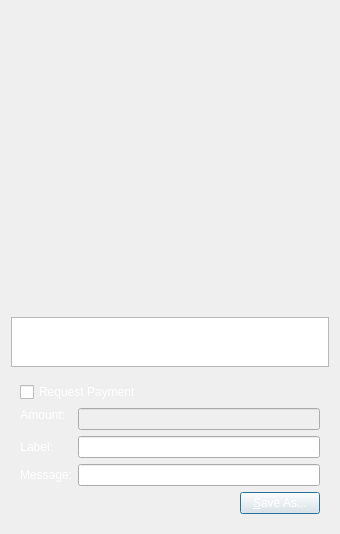
<?xml version="1.0" encoding="UTF-8"?>
<ui version="4.0">
 <class>QRCodeDialog</class>
 <widget class="QDialog" name="QRCodeDialog">
  <property name="geometry">
   <rect>
    <x>0</x>
    <y>0</y>
    <width>340</width>
    <height>530</height>
   </rect>
  </property>
  <property name="windowTitle">
   <string>QR Code Dialog</string>
  </property>
  <property name="styleSheet">
   <string notr="true">background-image: url(:/images/splash);
color: rgb(255, 255, 255);</string>
  </property>
  <layout class="QVBoxLayout" name="verticalLayout_3">
   <item>
    <widget class="QLabel" name="lblQRCode">
     <property name="sizePolicy">
      <sizepolicy hsizetype="Expanding" vsizetype="Expanding">
       <horstretch>0</horstretch>
       <verstretch>0</verstretch>
      </sizepolicy>
     </property>
     <property name="minimumSize">
      <size>
       <width>300</width>
       <height>300</height>
      </size>
     </property>
     <property name="styleSheet">
      <string notr="true">color: rgb(255, 255, 255);</string>
     </property>
     <property name="textFormat">
      <enum>Qt::PlainText</enum>
     </property>
     <property name="alignment">
      <set>Qt::AlignCenter</set>
     </property>
     <property name="wordWrap">
      <bool>true</bool>
     </property>
    </widget>
   </item>
   <item>
    <widget class="QPlainTextEdit" name="outUri">
     <property name="sizePolicy">
      <sizepolicy hsizetype="Expanding" vsizetype="Minimum">
       <horstretch>0</horstretch>
       <verstretch>0</verstretch>
      </sizepolicy>
     </property>
     <property name="minimumSize">
      <size>
       <width>0</width>
       <height>50</height>
      </size>
     </property>
     <property name="styleSheet">
      <string notr="true">color: rgb(255, 255, 255);</string>
     </property>
     <property name="tabChangesFocus">
      <bool>true</bool>
     </property>
     <property name="textInteractionFlags">
      <set>Qt::TextSelectableByKeyboard|Qt::TextSelectableByMouse</set>
     </property>
    </widget>
   </item>
   <item>
    <widget class="QWidget" name="widget" native="true">
     <layout class="QVBoxLayout" name="verticalLayout_2">
      <item>
       <widget class="QCheckBox" name="chkReqPayment">
        <property name="enabled">
         <bool>true</bool>
        </property>
        <property name="styleSheet">
         <string notr="true">color: rgb(255, 255, 255);</string>
        </property>
        <property name="text">
         <string>Request Payment</string>
        </property>
       </widget>
      </item>
      <item>
       <layout class="QFormLayout" name="formLayout">
        <property name="fieldGrowthPolicy">
         <enum>QFormLayout::AllNonFixedFieldsGrow</enum>
        </property>
        <item row="1" column="0">
         <widget class="QLabel" name="lblLabel">
          <property name="styleSheet">
           <string notr="true">color: rgb(255, 255, 255);</string>
          </property>
          <property name="text">
           <string>Label:</string>
          </property>
          <property name="textFormat">
           <enum>Qt::PlainText</enum>
          </property>
          <property name="alignment">
           <set>Qt::AlignRight|Qt::AlignTrailing|Qt::AlignVCenter</set>
          </property>
          <property name="buddy">
           <cstring>lnLabel</cstring>
          </property>
         </widget>
        </item>
        <item row="1" column="1">
         <widget class="QLineEdit" name="lnLabel">
          <property name="styleSheet">
           <string notr="true">color: rgb(255, 255, 255);</string>
          </property>
         </widget>
        </item>
        <item row="2" column="0">
         <widget class="QLabel" name="lblMessage">
          <property name="styleSheet">
           <string notr="true">color: rgb(255, 255, 255);</string>
          </property>
          <property name="text">
           <string>Message:</string>
          </property>
          <property name="textFormat">
           <enum>Qt::PlainText</enum>
          </property>
          <property name="alignment">
           <set>Qt::AlignRight|Qt::AlignTrailing|Qt::AlignVCenter</set>
          </property>
          <property name="buddy">
           <cstring>lnMessage</cstring>
          </property>
         </widget>
        </item>
        <item row="2" column="1">
         <widget class="QLineEdit" name="lnMessage">
          <property name="styleSheet">
           <string notr="true">color: rgb(255, 255, 255);</string>
          </property>
         </widget>
        </item>
        <item row="0" column="0">
         <widget class="QLabel" name="lblAmount">
          <property name="sizePolicy">
           <sizepolicy hsizetype="Preferred" vsizetype="Maximum">
            <horstretch>0</horstretch>
            <verstretch>0</verstretch>
           </sizepolicy>
          </property>
          <property name="styleSheet">
           <string notr="true">color: rgb(255, 255, 255);</string>
          </property>
          <property name="text">
           <string>Amount:</string>
          </property>
          <property name="textFormat">
           <enum>Qt::PlainText</enum>
          </property>
          <property name="alignment">
           <set>Qt::AlignRight|Qt::AlignTrailing|Qt::AlignVCenter</set>
          </property>
          <property name="buddy">
           <cstring>lnReqAmount</cstring>
          </property>
         </widget>
        </item>
        <item row="0" column="1">
         <widget class="BitcoinAmountField" name="lnReqAmount">
          <property name="enabled">
           <bool>false</bool>
          </property>
          <property name="minimumSize">
           <size>
            <width>80</width>
            <height>0</height>
           </size>
          </property>
          <property name="styleSheet">
           <string notr="true">color: rgb(255, 255, 255);</string>
          </property>
         </widget>
        </item>
       </layout>
      </item>
      <item>
       <layout class="QHBoxLayout" name="horizontalLayout">
        <item>
         <spacer name="horizontalSpacer">
          <property name="orientation">
           <enum>Qt::Horizontal</enum>
          </property>
          <property name="sizeHint" stdset="0">
           <size>
            <width>40</width>
            <height>20</height>
           </size>
          </property>
         </spacer>
        </item>
        <item>
         <widget class="QPushButton" name="btnSaveAs">
          <property name="styleSheet">
           <string notr="true">color: rgb(255, 255, 255);</string>
          </property>
          <property name="text">
           <string>&amp;Save As...</string>
          </property>
         </widget>
        </item>
       </layout>
      </item>
     </layout>
    </widget>
   </item>
  </layout>
 </widget>
 <customwidgets>
  <customwidget>
   <class>BitcoinAmountField</class>
   <extends>QLineEdit</extends>
   <header>bitcoinamountfield.h</header>
   <container>1</container>
  </customwidget>
 </customwidgets>
 <resources/>
 <connections>
  <connection>
   <sender>chkReqPayment</sender>
   <signal>clicked(bool)</signal>
   <receiver>lnReqAmount</receiver>
   <slot>setEnabled(bool)</slot>
   <hints>
    <hint type="sourcelabel">
     <x>92</x>
     <y>285</y>
    </hint>
    <hint type="destinationlabel">
     <x>98</x>
     <y>311</y>
    </hint>
   </hints>
  </connection>
 </connections>
</ui>
